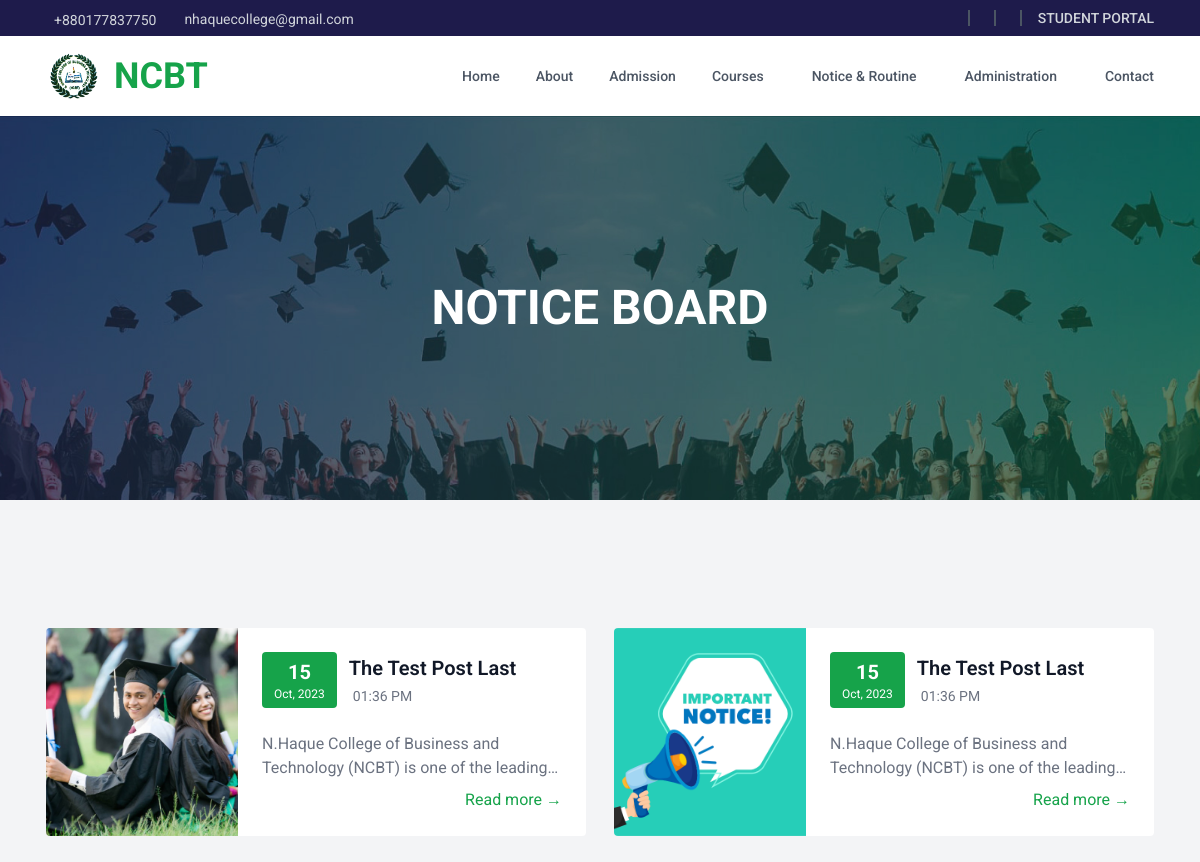
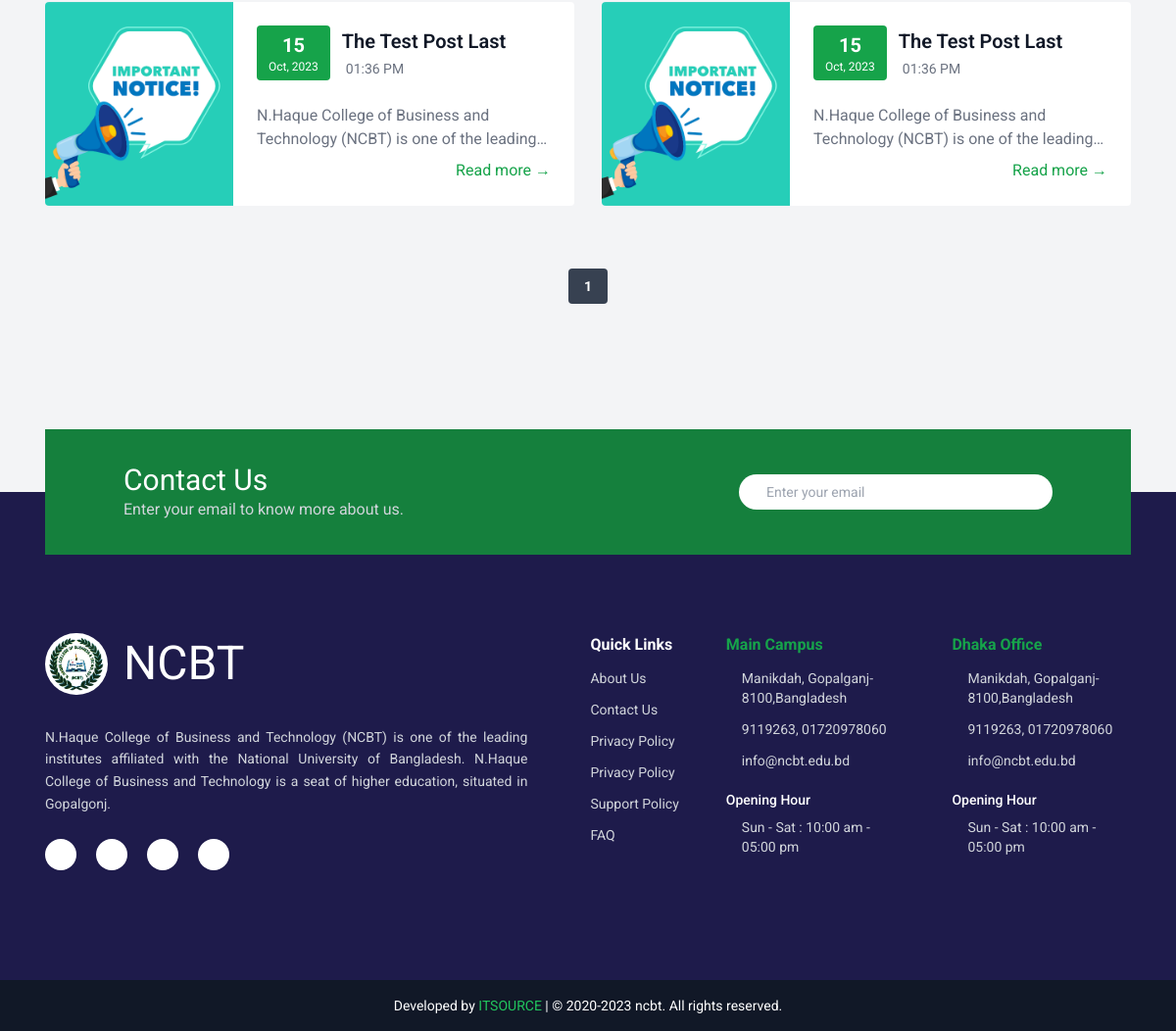
The page /notices/ on the database its author committed (2 pictures, top to bottom).
### app_main/models.py (models this page shows, shortened)
class FooterInformationModel(models.Model):
    logo = models.ImageField(
        upload_to="footer_logo",
        null=True,
        verbose_name="Footer logo",
        help_text="image size: w-250px x h-120",
    )
    details = models.TextField(null=True, max_length=500, verbose_name="Short Summary")
    facebook_link = models.URLField(null=True, blank=True, verbose_name="Facebook Link")
    twitter_link = models.URLField(null=True, blank=True, verbose_name="Twitter Link")
    instagram_link = models.URLField(
        null=True, blank=True, verbose_name="Instagram Link"
    )
    youtube_link = models.URLField(null=True, blank=True, verbose_name="YouTube Link")
    class Meta:
        verbose_name = "Footer Information"
        verbose_name_plural = "Footer Informations"
        ordering = ["-id"]

class Notice(models.Model):
    title = models.CharField(null=True, max_length=150)
    content = RichTextUploadingField(null=True)
    thumbnail = models.ImageField(upload_to="notice-thumbnail-images", null=True, blank=True, help_text="image size: w-350px x h-400")
    date = models.DateTimeField(auto_now_add=True)

class ContactInformationModel(models.Model):
    details = models.TextField(
        null=True, blank=True, max_length=325, verbose_name="Short Summary"
    )
    phone = models.CharField(max_length=122, null=True)
    email = models.CharField(max_length=122, null=True)
    address = models.TextField(null=True, blank=True, max_length=325)
    work = models.CharField(
        null=True, blank=True, max_length=225, verbose_name="Working Date & Time"
    )
    class Meta:
        verbose_name = "Contact Information"
        verbose_name_plural = "Contact Informations"
        ordering = ["-id"]

### app_main/views.py (the view)
# urls.py: path("notices/", views.notices_view, name="notices"),
def notices_view(request):
    notice_queryset = Notice.objects.all().order_by("-date")
    notice_paginator = Paginator(notice_queryset, 6)
    page = request.GET.get("page")
    try:
        notices = notice_paginator.page(page)
    except PageNotAnInteger:
        notices = notice_paginator.page(1)
    except EmptyPage:
        notices = notice_paginator.page(notice_paginator.num_pages)
    context = {
        "notices": notices,
    }
    return render(request, "app_main/notices.html", context)

### app_main/custom_context_processor.py (called while the page is built)
def miscellaneous_common_data(request):
    contact = ContactInformationModel.objects.all().last()
    footer = FooterInformationModel.objects.all().last()
    context = {
        "contact": contact,
        "footer": footer,
    }
    return context

### std_portal/custom_context_processor.py (called while the page is built)
def get_profile_image(request):
    student = ''
    if hasattr(request.user, 'studentregistrationuni' ):
        student = 'uni'
    elif hasattr(request.user, 'studentregistrationcollage'):
        student = 'clg'
    context = {
        'student': student
    }
    return context

### templates/app_main/notices.html (shortened to what this page needs)
{% extends 'app_main/base.html' %}
{% load static %}
{% block main %}
<div class="banner-area relative isolate h-60 md:h-96 bg-gray-950">
  <img loading="lazy" src="{% static 'assets/images/section-banner-bg.jpg' %}" alt="section banner"
    class="absolute inset-0 -z-10 h-full w-full object-cover opacity-80" />
  <div class="container grid h-full place-items-center text-center">
    <h1 class="text-3xl font-bold uppercase text-white md:text-5xl">
      Notice Board
    </h1>
  </div>
</div>
<div id="notice" class="notice-area relative isolate my-8 py-8 md:my-16 md:py-16">
  <div class="container">
    <div class="notices grid gap-7 lg:grid-cols-2">
      {% for obj in notices %}
      <div class="notice flex justify-between overflow-hidden rounded bg-white">
        <img loading="lazy"
          src="{% if obj.thumbnail %}{{ obj.thumbnail.url }}{% else %}{% static 'assets/images/notice.png' %}{% endif %}"
          alt="" class="hidden bg-white object-cover md:block md:w-48" />
        <div class="notice-text flex-1 p-6">
          <div class="notice-text-heading mb-2 flex flex-col justify-start gap-3 md:mb-6 md:flex-row md:items-center">
            <div
              class="notice-calendar flex w-max flex-col items-center justify-center whitespace-nowrap rounded bg-green-600 px-3 py-1.5 text-center text-white">
              <span class="date text-xl font-bold">{{obj.date|date:'d'}}</span>
              <span class="month text-xs">{{obj.date|date:'M, Y'}}</span>
            </div>
            <div class="notice-text-title">
              <h4 class="line-clamp-1 text-xl font-semibold text-gray-900">
                {{ obj.title }}
              </h4>
              <div class="time-area text-sm md:mt-1">
                <span class="published-time text-gray-500">
                  {{ obj.date|date:"h:i A" }}
                </span>
              </div>
            </div>
          </div>
          <div class="notice-para line-clamp-2 text-sm text-gray-500 md:text-base">
            <div>{{ obj.content|striptags|safe|truncatechars_html:600 }}</div>
          </div>
          <div class="text-right md:mt-2">
            <a href="{% url 'app_main:notice_details' obj.id %}"
              class="inline-block gap-2 text-green-600 transition-colors hover:text-green-700">
              Read more &rarr;
            </a>
          </div>
        </div>
      </div>
      {% endfor %}
    </div>
    <div class="mt-8 flex justify-center gap-2 text-sm font-bold md:mt-16">
      {% if notices.has_previous %}
      <a href="?page={{ notices.previous_page_number }}"
        class="flex items-center rounded px-4 py-2 text-gray-700 transition-colors duration-300 hover:bg-gray-700 hover:text-white">
        <i class="ti ti-arrow-left font-bold"></i>
      </a>
      {% else %}
      <a href="#" class="flex cursor-not-allowed items-center rounded px-4 py-2 text-gray-400">
      </a>
      {% endif %}
      {% for page_number in notices.paginator.page_range %}
      {% if notices.number == page_number %}
      <a class="items-center rounded bg-gray-700 px-4 py-2 text-white duration-300 sm:flex">
        {{ page_number }}
      </a>
      {% else %}
      <a href="?page={{ page_number }}"
        class="items-center rounded px-4 py-2 text-gray-700 transition-colors duration-300 hover:bg-gray-700 hover:text-white sm:flex">
        {{ page_number }}
      </a>
      {% endif %} {% endfor %}
      {% if notices.has_next %}
      <a href="?page={{ notices.next_page_number }}"
        class="flex items-center rounded px-4 py-2 text-gray-700 transition-colors duration-300 hover:bg-gray-700 hover:text-white">
        <i class="ti ti-arrow-right font-bold"></i>
      </a>
      {% else %}
      <a href="#" class="flex cursor-not-allowed items-center rounded px-4 py-2 text-gray-400">
      </a>
      {% endif %}
    </div>
  </div>
</div>
{% endblock main %}

### templates/app_main/base.html (shortened to what this page needs)
{% load static %}
<!DOCTYPE html>
<html class="no-js" lang="zxx">
<head>
  <link rel="stylesheet" href="https://cdn.jsdelivr.net/npm/@tabler/icons-webfont@latest/tabler-icons.min.css" />
  <link rel="stylesheet" href="https://cdn.jsdelivr.net/npm/swiper@10/swiper-bundle.min.css" />
  <link rel="stylesheet" href="https://cdnjs.cloudflare.com/ajax/libs/magnific-popup.js/1.1.0/magnific-popup.min.css"
 />
  <link rel="stylesheet" href="{% static 'assets/css/output.css' %}" />
</head>
<body class="bg-gray-100">
  {% include 'components/nav.html' %}
  {% block main %} {% endblock main %}
  {% include 'components/footer.html' %}
</body>
</html>

### templates/components/nav.html (shortened to what this page needs)
<div class="nav-secondary bg-indigo-950">
  <div
    class="container hidden items-center justify-between py-1.5 text-sm text-gray-300 md:flex"
  >
    <div class="flex items-center gap-5">
      <span class="flex items-center gap-2">
        <span class="mt-1">+880177837750</span>
      </span>
      <span class="flex items-center gap-2">
        <span class="mt-0.5">nhaquecollege@gmail.com</span>
      </span>
    </div>
    <div class="flex items-center gap-3 text-sm text-gray-300">
      <span class="inline-block h-4 w-0.5 bg-gray-600"></span>
      <span class="inline-block h-4 w-0.5 bg-gray-600"></span>
      <span class="inline-block h-4 w-0.5 bg-gray-600"></span>
      <a href="" class="font-medium uppercase">
        Student Portal
      </a>
    </div>
  </div>
</div>
<nav class="sticky top-0 z-50 w-full bg-white" aria-label="Global">
  <div
    class="nav-wrapper container flex h-16 items-center justify-between px-4 lg:h-20"
  >
    <div class="flex w-full items-center justify-between lg:w-auto">
      <a class="flex items-center gap-3" href="{% url 'app_main:home' %}">
        <img
          src="{{footer.logo.url}}"
          alt="footer logo"
          class="w-12 rounded-full bg-white p-1 md:w-14"
        />
        <span class="text-3xl font-bold text-green-600 md:text-4xl">NCBT</span>
      </a>
    </div>
    <div id="navbar" class="">
      <ul class="nav-menu">
        <li>
          <a class="nav-link active" href="/">Home</a>
        </li>
        <li class="">
          <a class="nav-link" href="{% url 'app_main:aboutus' %}">About</a>
        </li>
        <li class="">
          <a class="nav-link" href="{% url 'app_main:admission' %}">
            Admission
          </a>
        </li>
        <li class="dropdown [--strategy:static] lg:[--strategy:absolute]">
          <button
            type="button"
            class="nav-link menu-toggle-btn flex items-center gap-x-3"
          >
            Courses
          </button>
        </li>
        <li class="dropdown [--strategy:static] lg:[--strategy:absolute]">
          <button
            type="button"
            class="nav-link menu-toggle-btn flex items-center gap-x-3"
          >
            Notice & Routine
          </button>
        </li>
        <li class="dropdown [--strategy:static] lg:[--strategy:absolute]">
          <button
            type="button"
            class="nav-link menu-toggle-btn flex items-center gap-x-3"
          >
            Administration
          </button>
        </li>
        <li class="">
          <a class="nav-link !pr-0" href="{% url 'app_main:contactus' %}">
            Contact
          </a>
        </li>
      </ul>
    </div>
  </div>
</nav>

### templates/components/footer.html (shortened to what this page needs)
{% load static %}
<footer
  class="footer-bg mt-16 md:mt-32 flex w-full flex-col items-center justify-center bg-indigo-950 text-gray-300"
>
  <div class="container">
    <div
      class="flex flex-col -mt-8 md:-mt-16 justify-between gap-4 bg-green-700 p-6 min-h-[8rem] md:flex-row md:items-center md:px-8 xl:px-20"
    >
      <div>
        <h2 class="text-xl text-white md:text-3xl">Contact Us</h2>
        <p class="text-sm md:text-base">
          Enter your email to know more about us.
        </p>
      </div>
      <form
        class="flex w-full gap-2 rounded-3xl bg-white px-5 py-2 md:max-w-xs"
        action="{% url 'app_main:contactus' %}#contact-form"
      >
        <input
          type="email"
          name="email"
          required
          placeholder="Enter your email"
          class="w-full border-none px-2 text-sm text-gray-700 outline-none"
        />
      </form>
    </div>
    <div
      class="my-4 grid w-full gap-16 py-8 md:mb-8 md:py-16 lg:grid-cols-9 lg:gap-0"
    >
      {% if footer %}
      <div class="flex flex-col items-center md:items-start lg:col-span-4">
        <a class="mb-8 flex items-center gap-4 text-5xl" href="#">
          <img
            src="{{footer.logo.url}}"
            alt="footer logo"
            class="w-16 rounded-full bg-white p-1"
          />
          <span class="text-white">NCBT</span>
        </a>
        <p
          class="mb-6 max-w-md text-center text-sm leading-relaxed md:max-w-none md:text-left lg:text-justify"
        >
          {{ footer.details }}
        </p>
        <ul class="flex gap-5 text-xl">
          <li>
            <a
              href="{% if  footer.facebook_link %}{{ footer.facebook_link }}{% else %}#{% endif %}"
              class="grid aspect-square w-8 place-items-center rounded-full bg-white text-gray-500"
            >
            </a>
          </li>
          <li>
            <a
              href="{% if  footer.instagram_link %}{{ footer.instagram_link }}{% else %}#{% endif %}"
              class="grid aspect-square w-8 place-items-center rounded-full bg-white text-gray-500"
            >
            </a>
          </li>
          <li>
            <a
              href="{% if  footer.twitter_link %}{{ footer.twitter_link }}{% else %}#{% endif %}"
              class="grid aspect-square w-8 place-items-center rounded-full bg-white text-gray-500"
            >
            </a>
          </li>
          <li>
            <a
              href="{% if  footer.youtube_link %}{{ footer.youtube_link }}{% else %}#{% endif %}"
              class="grid aspect-square w-8 place-items-center rounded-full bg-white text-gray-500"
            >
            </a>
          </li>
        </ul>
      </div>
      {% endif %}
      <div
        class="flex w-full flex-col flex-wrap justify-center gap-6 md:flex-row md:gap-12 lg:col-span-5 lg:pl-10 xl:pl-16"
      >
        <div class="w-max">
          <h2 class="mb-3 text-sm font-bold text-white md:text-base">
            Quick Links
          </h2>
          <div
            class="grid grid-cols-2 gap-6 text-[0.8rem] sm:grid-cols-1 md:gap-3 md:text-sm"
          >
            <div class="flex flex-col gap-3">
              <a href="#">About Us</a>
              <a href="#">Contact Us</a>
              <a href="#">Privacy Policy</a>
            </div>
            <div class="flex flex-col gap-3">
              <a href="#">Privacy Policy</a>
              <a href="#">Support Policy</a>
              <a href="#">FAQ</a>
            </div>
          </div>
        </div>
        <div class="flex-1">
          <h2 class="mb-3 text-sm font-bold text-green-600 md:text-base">
            Main Campus
          </h2>
          {% if contact %}
          <div class="flex flex-col gap-3 text-[0.8rem] md:text-sm">
            <a href="#" class="flex items-center gap-4">
              <span>{{ contact.address }}</span>
            </a>
            <a href="#" class="flex items-center gap-4">
              <span>{{ contact.phone }}</span>
            </a>
            <a href="#" class="flex items-center gap-4">
              <span>{{ contact.email }}</span>
            </a>
            <div class="mt-2">
              <h5 class="mb-2 font-medium text-white">Opening Hour</h5>
              <span class="flex items-center gap-4">
                {{contact.work}}
              </span>
            </div>
          </div>
          {% endif %}
        </div>
        <div class="flex-1">
          <h2 class="mb-3 text-sm font-bold text-green-600 md:text-base">
            Dhaka Office
          </h2>
          {% if contact %}
          <div class="flex flex-col gap-3 text-[0.8rem] md:text-sm">
            <a href="#" class="flex items-center gap-4">
              <span>{{ contact.address }}</span>
            </a>
            <a href="#" class="flex items-center gap-4">
              <span>{{ contact.phone }}</span>
            </a>
            <a href="#" class="flex items-center gap-4">
              <span>{{ contact.email }}</span>
            </a>
            <div class="mt-2">
              <h5 class="mb-2 font-medium text-white">Opening Hour</h5>
              <span class="flex items-center gap-4">
                {{contact.work}}
              </span>
            </div>
          </div>
          {% endif %}
        </div>
      </div>
    </div>
  </div>
  <div class="mt-4 w-full bg-gray-900 p-4 text-center text-xs sm:text-sm">
    <p class="text-white">
      Developed by
      <a
        class="text-green-500 hover:underline"
        href="https://www.itsourcebd.com/"
        target="_blank"
      >
        ITSOURCE
      </a>
      | © 2020-2023 ncbt. All rights reserved.
    </p>
  </div>
</footer>

### rows shown on the page
FooterInformationModel: logo (placeholder picture), details "N.Haque College of Business and Technology (NCBT) is one of the leading institutes affiliated with the National University of Bangladesh. N.Haque College of Business and Technology is a seat of higher education, situated in Gopalgonj."
Notice: thumbnail (picture), date "15", date "Oct, 2023", title "The Test Post Last", date "01:36 PM", content "N.Haque College of Business and Technology (NCBT) is one of the…"
Notice: date "15", date "Oct, 2023", title "The Test Post Last", date "01:36 PM", content "N.Haque College of Business and Technology (NCBT) is one of the…"
Notice: date "15", date "Oct, 2023", title "The Test Post Last", date "01:36 PM", content "N.Haque College of Business and Technology (NCBT) is one of the…"
Notice: date "15", date "Oct, 2023", title "The Test Post Last", date "01:36 PM", content "N.Haque College of Business and Technology (NCBT) is one of the…"
ContactInformationModel: address "Manikdah, Gopalganj-8100,Bangladesh", phone "9119263, 01720978060", email "info@ncbt.edu.bd", work "Sun - Sat : 10:00 am - 05:00 pm"

### other values the page prints
{{ page_number }} "1"
